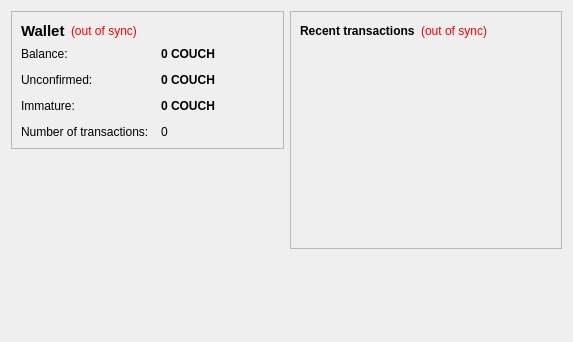
<?xml version="1.0" encoding="UTF-8"?>
<ui version="4.0">
 <class>OverviewPage</class>
 <widget class="QWidget" name="OverviewPage">
  <property name="geometry">
   <rect>
    <x>0</x>
    <y>0</y>
    <width>573</width>
    <height>342</height>
   </rect>
  </property>
  <property name="windowTitle">
   <string>Form</string>
  </property>
  <layout class="QHBoxLayout" name="horizontalLayout" stretch="1,1">
   <item>
    <layout class="QVBoxLayout" name="verticalLayout_2">
     <item>
      <widget class="QFrame" name="frame">
       <property name="frameShape">
        <enum>QFrame::StyledPanel</enum>
       </property>
       <property name="frameShadow">
        <enum>QFrame::Raised</enum>
       </property>
       <layout class="QVBoxLayout" name="verticalLayout_4">
        <item>
         <layout class="QHBoxLayout" name="horizontalLayout_4">
          <item>
           <widget class="QLabel" name="label_5">
            <property name="font">
             <font>
              <pointsize>11</pointsize>
              <weight>75</weight>
              <bold>true</bold>
             </font>
            </property>
            <property name="text">
             <string>Wallet</string>
            </property>
           </widget>
          </item>
          <item>
           <widget class="QLabel" name="labelWalletStatus">
            <property name="toolTip">
             <string>The displayed information may be out of date. Your wallet automatically synchronizes with the CouchCushion network after a connection is established, but this process has not completed yet.</string>
            </property>
            <property name="styleSheet">
             <string notr="true">QLabel { color: red; }</string>
            </property>
            <property name="text">
             <string notr="true">(out of sync)</string>
            </property>
            <property name="alignment">
             <set>Qt::AlignLeading|Qt::AlignLeft|Qt::AlignVCenter</set>
            </property>
           </widget>
          </item>
          <item>
           <spacer name="horizontalSpacer_2">
            <property name="orientation">
             <enum>Qt::Horizontal</enum>
            </property>
            <property name="sizeHint" stdset="0">
             <size>
              <width>40</width>
              <height>20</height>
             </size>
            </property>
           </spacer>
          </item>
         </layout>
        </item>
        <item>
         <layout class="QFormLayout" name="formLayout_2">
          <property name="fieldGrowthPolicy">
           <enum>QFormLayout::AllNonFixedFieldsGrow</enum>
          </property>
          <property name="horizontalSpacing">
           <number>12</number>
          </property>
          <property name="verticalSpacing">
           <number>12</number>
          </property>
          <item row="0" column="0">
           <widget class="QLabel" name="label">
            <property name="text">
             <string>Balance:</string>
            </property>
           </widget>
          </item>
          <item row="0" column="1">
           <widget class="QLabel" name="labelBalance">
            <property name="font">
             <font>
              <weight>75</weight>
              <bold>true</bold>
             </font>
            </property>
            <property name="cursor">
             <cursorShape>IBeamCursor</cursorShape>
            </property>
            <property name="toolTip">
             <string>Your current balance</string>
            </property>
            <property name="text">
             <string notr="true">0 COUCH</string>
            </property>
            <property name="textInteractionFlags">
             <set>Qt::LinksAccessibleByMouse|Qt::TextSelectableByKeyboard|Qt::TextSelectableByMouse</set>
            </property>
           </widget>
          </item>
          <item row="1" column="0">
           <widget class="QLabel" name="label_3">
            <property name="text">
             <string>Unconfirmed:</string>
            </property>
           </widget>
          </item>
          <item row="1" column="1">
           <widget class="QLabel" name="labelUnconfirmed">
            <property name="font">
             <font>
              <weight>75</weight>
              <bold>true</bold>
             </font>
            </property>
            <property name="cursor">
             <cursorShape>IBeamCursor</cursorShape>
            </property>
            <property name="toolTip">
             <string>Total of transactions that have yet to be confirmed, and do not yet count toward the current balance</string>
            </property>
            <property name="text">
             <string notr="true">0 COUCH</string>
            </property>
            <property name="textInteractionFlags">
             <set>Qt::LinksAccessibleByMouse|Qt::TextSelectableByKeyboard|Qt::TextSelectableByMouse</set>
            </property>
           </widget>
          </item>
          <item row="3" column="0">
           <widget class="QLabel" name="label_2">
            <property name="text">
             <string>Number of transactions:</string>
            </property>
           </widget>
          </item>
          <item row="3" column="1">
           <widget class="QLabel" name="labelNumTransactions">
            <property name="toolTip">
             <string>Total number of transactions in wallet</string>
            </property>
            <property name="text">
             <string notr="true">0</string>
            </property>
           </widget>
          </item>
          <item row="2" column="0">
           <widget class="QLabel" name="labelImmatureText">
            <property name="text">
             <string>Immature:</string>
            </property>
           </widget>
          </item>
          <item row="2" column="1">
           <widget class="QLabel" name="labelImmature">
            <property name="font">
             <font>
              <weight>75</weight>
              <bold>true</bold>
             </font>
            </property>
            <property name="toolTip">
             <string>Mined balance that has not yet matured</string>
            </property>
            <property name="text">
             <string notr="true">0 COUCH</string>
            </property>
            <property name="textInteractionFlags">
             <set>Qt::LinksAccessibleByMouse|Qt::TextSelectableByKeyboard|Qt::TextSelectableByMouse</set>
            </property>
           </widget>
          </item>
         </layout>
        </item>
       </layout>
      </widget>
     </item>
     <item>
      <spacer name="verticalSpacer">
       <property name="orientation">
        <enum>Qt::Vertical</enum>
       </property>
       <property name="sizeHint" stdset="0">
        <size>
         <width>20</width>
         <height>40</height>
        </size>
       </property>
      </spacer>
     </item>
    </layout>
   </item>
   <item>
    <layout class="QVBoxLayout" name="verticalLayout_3">
     <item>
      <widget class="QFrame" name="frame_2">
       <property name="frameShape">
        <enum>QFrame::StyledPanel</enum>
       </property>
       <property name="frameShadow">
        <enum>QFrame::Raised</enum>
       </property>
       <layout class="QVBoxLayout" name="verticalLayout">
        <item>
         <layout class="QHBoxLayout" name="horizontalLayout_2">
          <item>
           <widget class="QLabel" name="label_4">
            <property name="text">
             <string>&lt;b&gt;Recent transactions&lt;/b&gt;</string>
            </property>
           </widget>
          </item>
          <item>
           <widget class="QLabel" name="labelTransactionsStatus">
            <property name="toolTip">
             <string>The displayed information may be out of date. Your wallet automatically synchronizes with the CouchCushion network after a connection is established, but this process has not completed yet.</string>
            </property>
            <property name="styleSheet">
             <string notr="true">QLabel { color: red; }</string>
            </property>
            <property name="text">
             <string notr="true">(out of sync)</string>
            </property>
            <property name="alignment">
             <set>Qt::AlignRight|Qt::AlignTrailing|Qt::AlignVCenter</set>
            </property>
           </widget>
          </item>
          <item>
           <spacer name="horizontalSpacer">
            <property name="orientation">
             <enum>Qt::Horizontal</enum>
            </property>
            <property name="sizeHint" stdset="0">
             <size>
              <width>40</width>
              <height>20</height>
             </size>
            </property>
           </spacer>
          </item>
         </layout>
        </item>
        <item>
         <widget class="QListView" name="listTransactions">
          <property name="styleSheet">
           <string notr="true">QListView { background: transparent; }</string>
          </property>
          <property name="frameShape">
           <enum>QFrame::NoFrame</enum>
          </property>
          <property name="verticalScrollBarPolicy">
           <enum>Qt::ScrollBarAlwaysOff</enum>
          </property>
          <property name="horizontalScrollBarPolicy">
           <enum>Qt::ScrollBarAlwaysOff</enum>
          </property>
          <property name="selectionMode">
           <enum>QAbstractItemView::NoSelection</enum>
          </property>
         </widget>
        </item>
       </layout>
      </widget>
     </item>
     <item>
      <spacer name="verticalSpacer_2">
       <property name="orientation">
        <enum>Qt::Vertical</enum>
       </property>
       <property name="sizeHint" stdset="0">
        <size>
         <width>20</width>
         <height>40</height>
        </size>
       </property>
      </spacer>
     </item>
    </layout>
   </item>
  </layout>
 </widget>
 <resources/>
 <connections/>
</ui>
